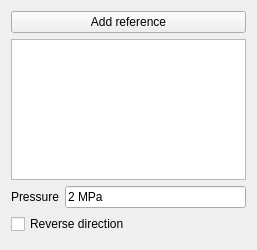
<?xml version="1.0" encoding="UTF-8"?>
<ui version="4.0">
 <class>TaskFemConstraintPrescribedDisplacement</class>
 <widget class="QWidget" name="TaskFemConstraintPrescribedDisplacement">
  <property name="geometry">
   <rect>
    <x>0</x>
    <y>0</y>
    <width>257</width>
    <height>250</height>
   </rect>
  </property>
  <property name="windowTitle">
   <string>Form</string>
  </property>
  <layout class="QVBoxLayout" name="verticalLayout">
   <item>
    <widget class="QPushButton" name="b_add_reference">
     <property name="text">
      <string>Add reference</string>
     </property>
    </widget>
   </item>
   <item>
    <widget class="QListWidget" name="lw_references"/>
   </item>
   <item>
    <layout class="QHBoxLayout" name="layoutPressure">
     <item>
      <widget class="QLabel" name="l_pressure">
       <property name="text">
        <string>Pressure</string>
       </property>
      </widget>
     </item>
     <item>
      <widget class="Gui::InputField" name="if_pressure">
       <property name="text">
        <string>2 MPa</string>
       </property>
       <property name="unit" stdset="0">
        <string notr="true"/>
       </property>
      </widget>
     </item>
    </layout>
   </item>
   <item>
    <widget class="QCheckBox" name="cb_reverse_direction">
     <property name="text">
      <string>Reverse direction</string>
     </property>
    </widget>
   </item>
   <item>
    <spacer name="verticalSpacer">
     <property name="orientation">
      <enum>Qt::Vertical</enum>
     </property>
     <property name="sizeHint" stdset="0">
      <size>
       <width>17</width>
       <height>56</height>
      </size>
     </property>
    </spacer>
   </item>
  </layout>
 </widget>
 <customwidgets>
  <customwidget>
   <class>Gui::InputField</class>
   <extends>QLineEdit</extends>
   <header>Gui/InputField.h</header>
  </customwidget>
 </customwidgets>
 <resources/>
 <connections/>
</ui>
